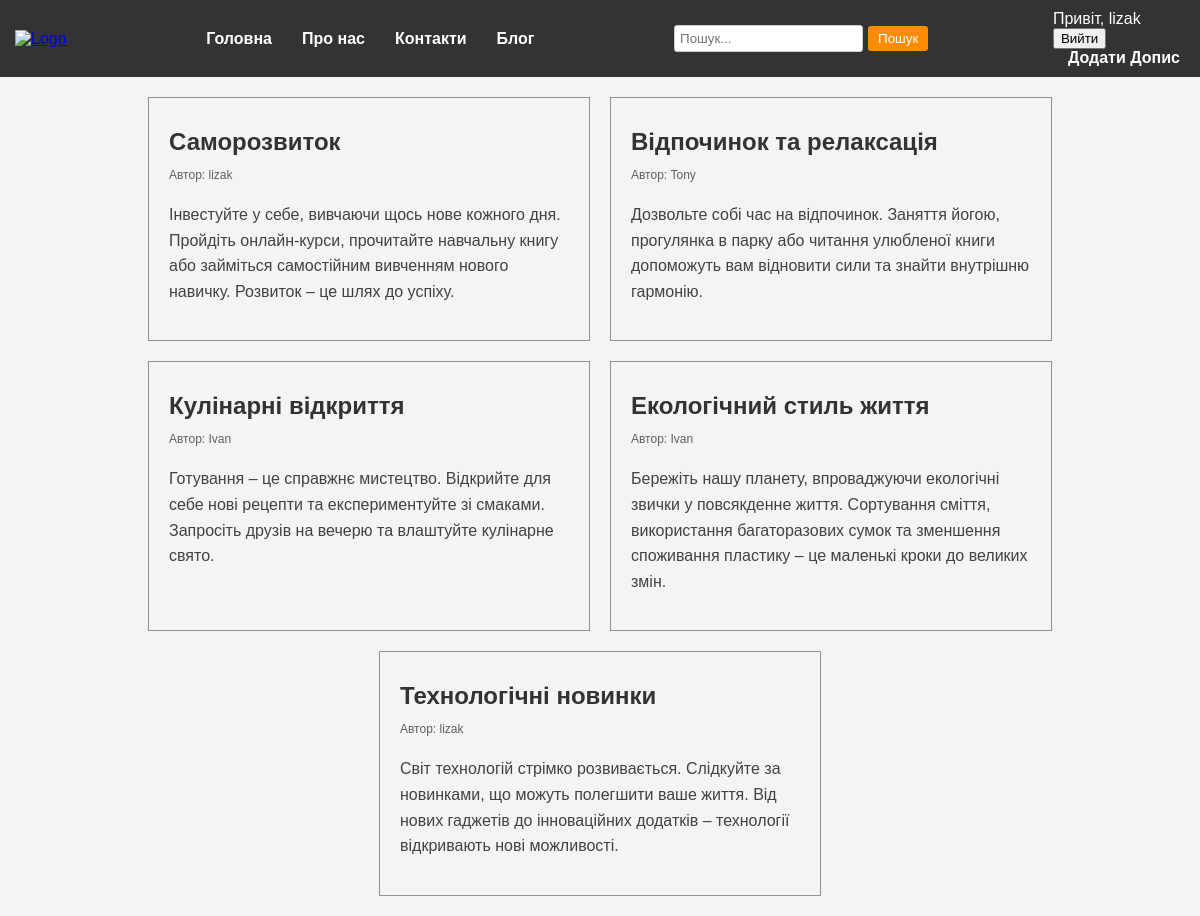
The app's page / (signed in) with its own data.
### blog/models.py (models this page shows, shortened)
class Post(models.Model):
    title = models.CharField(max_length=200)
    content = models.TextField()
    author = models.ForeignKey(User, on_delete=models.CASCADE)

### blog/views.py (the view)
# urls.py: path('', views.index, name='index'),
def index(request):
    posts = Post.objects.all().order_by('id')
    posts = posts[::-1]
    posts = posts[0:5]
    return render(request, 'blog/index.html', {'posts': posts})

### blog/templates/blog/index.html (shortened to what this page needs)
{% extends 'blog/base.html' %}
{% load static %}
{% block content %}
<div class="post-container">
{% for post in posts %}
<div class="post">
    <h2 class="post-title">{{post.title}} </h2>
    <p class="post-author"> Автор: {{post.author}} </p>
    <p class="post-content"> {{post.content}} </p>
</div>
{%endfor%}
</div>
{% endblock %}

### blog/templates/blog/base.html (shortened to what this page needs)
{% load static %}
<!DOCTYPE html>
<html lang="en">
<head>
    <link rel="stylesheet" href="{% static 'css/style.css' %}">
</head>
<body>
    <header>
        <div class="logo"> <a href="{% url 'index' %}"> <img src="{% static 'images/logo.png' %}" alt="Logo"></a> </div>
        <nav>
            <ul>
                <li><a href="{% url 'index' %}">Головна</a></li>
                <li><a href="{% url 'about_us' %}">Про нас</a></li>
                <li><a href="{% url 'contacts' %}">Контакти</a></li>
                <li><a href="{% url 'blog' %}">Блог</a></li>
            </ul>
        </nav>
        <div class="search">
            <form method="get" action="#"> <input type="text" name="q" placeholder="Пошук..."> <button
                    type="submit">Пошук</button> </form>
        </div>
        <div class="auth-buttons">
            {% if user.is_authenticated %}
                <span> Привіт, {{user.username }}</span>
                <form method="post" action="{% url 'logout' %}">
                    <button class="exit-btn" type="submit">Вийти</button>
                </form>
                <a href="{% url 'addPost' %}">Додати Допис</a>
            {% else %}
             <a href="{% url 'login' %}"> Вхід</a>
            <a href="{% url 'signup' %}">Реєстрація</a>
            {%endif%}
        </div>
    </header>
    <div class="content">
        {% block content %}
        {% endblock %}
    </div>
</body>
</html>

### blog/static/css/style.css (style rules this page uses)
body { font-family: Arial, sans-serif; background-color: #f4f4f4; margin: 0; padding: 0; }
header { display: flex; align-items: center; justify-content: space-between; padding: 10px 20px 10px 5px; background-color: #333; color: #fff; }
.logo { display: flex; align-items: center; }
.logo img { margin-left: 10px; height: 70px; }
nav ul { display: flex; list-style: none; margin: 0; padding: 0; }
nav ul li { margin: 0 15px; }
nav ul li a { color: #fff; text-decoration: none; font-weight: bold; }
.search form { display: flex; align-items: center; }
.search input[type="text"] { padding: 5px; margin-right: 5px; border-radius: 3px; border: 1px solid #ccc; }
.search button { padding: 5px 10px; border: none; border-radius: 3px; background-color: #ff8c00; color: #fff; cursor: pointer; }
.auth-buttons a { color: #fff; margin-left: 15px; text-decoration: none; font-weight: bold; }
.post-container { display: flex; flex-wrap: wrap; gap: 20px; justify-content: center; padding: 20px; }
.post { border: 0.5px solid rgb(147, 146, 146); max-width: 400px; padding: 20px; }
.post-title { font-size: 24px; margin: 10px 0 5px; color: #333333; }
.post-author { font-size: 12px; margin-bottom: 20px; color: #605f5f; }
.post-content { color: #424242; line-height: 1.6 }

### records on screen
Post: title "Саморозвиток", author "lizak", content "Інвестуйте у себе, вивчаючи щось нове кожного дня. Пройдіть онлайн-курси, прочитайте навчальну книгу або займіться самостійним вивченням нового навичку. Розвиток – це шлях до успіху."
Post: title "Відпочинок та релаксація", author "Tony", content "Дозвольте собі час на відпочинок. Заняття йогою, прогулянка в парку або читання улюбленої книги допоможуть вам відновити сили та знайти внутрішню гармонію."
Post: title "Кулінарні відкриття", author "Ivan", content "Готування – це справжнє мистецтво. Відкрийте для себе нові рецепти та експериментуйте зі смаками. Запросіть друзів на вечерю та влаштуйте кулінарне свято."
Post: title "Екологічний стиль життя", author "Ivan", content "Бережіть нашу планету, впроваджуючи екологічні звички у повсякденне життя. Сортування сміття, використання багаторазових сумок та зменшення споживання пластику – це маленькі кроки до великих змін."
Post: title "Технологічні новинки", author "lizak", content "Світ технологій стрімко розвивається. Слідкуйте за новинками, що можуть полегшити ваше життя. Від нових гаджетів до інноваційних додатків – технології відкривають нові можливості."

### other values on screen
{{ user.username }} "lizak"
